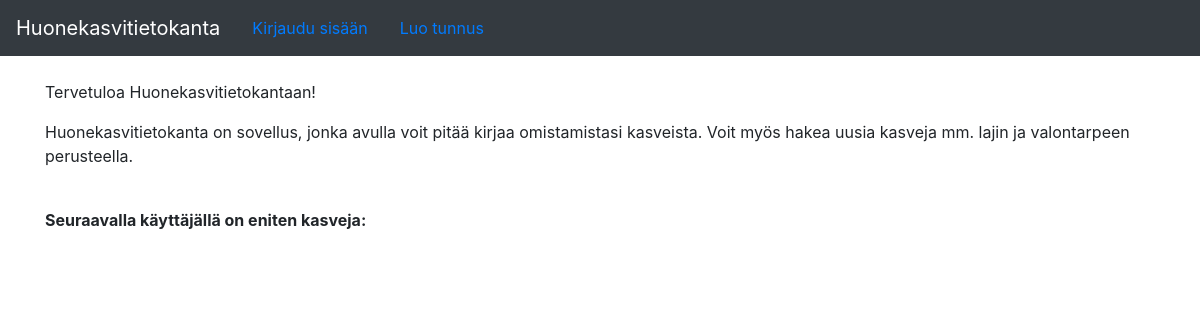
Before: / with the older database file.
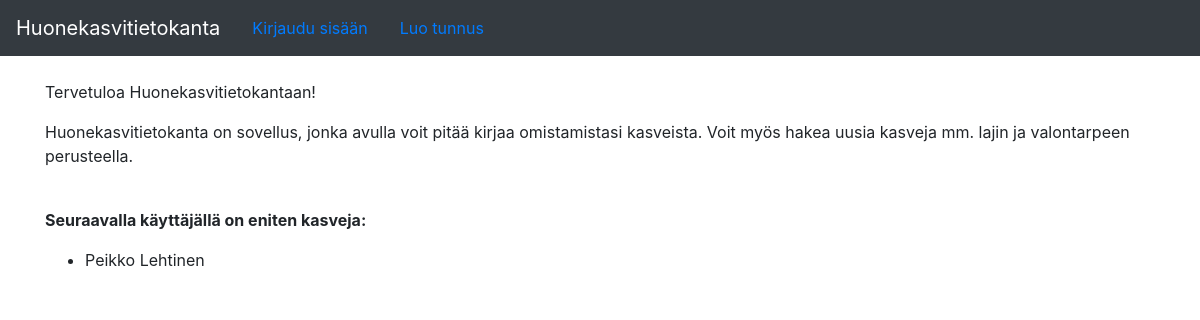
After: the same page with the newer database file.
### application/auth/models.py (models this page shows, shortened)
class User(db.Model):
    __tablename__ = "account"
    id = db.Column(db.Integer, primary_key=True)
    date_created = db.Column(db.DateTime, default=db.func.current_timestamp())
    date_modified = db.Column(db.DateTime, default=db.func.current_timestamp(),
                              onupdate=db.func.current_timestamp())
    name = db.Column(db.String(144), nullable=False)
    username = db.Column(db.String(144), nullable=False)
    password = db.Column(db.String(144), nullable=False)
    plants = db.relationship("Plant", backref='account', lazy=True)
    @staticmethod
    def find_users_with_max_plants():
        stmt = text("SELECT Account.id, Account.name FROM Account"
                    " LEFT JOIN Plant ON Plant.account_id = Account.id"
                    " GROUP BY Account.id"
                    " HAVING MAX(Plant.id)")
        res = db.engine.execute(stmt)
        response = []
        for row in res:
            response.append({"name":row[1]})
        return response

### application/views.py (the view)
@app.route('/')
def index():
    return render_template("index.html", max_plants=User.find_users_with_max_plants())

### application/templates/index.html
{% extends "layout.html" %}
{% block body %}
  <p>
  Tervetuloa Huonekasvitietokantaan!</p>
<p>
  Huonekasvitietokanta on sovellus, jonka avulla voit pitää kirjaa omistamistasi kasveista. Voit myös hakea uusia kasveja mm. lajin ja valontarpeen perusteella.
  </p>
  {% if max_plants is defined %}
<p>
  <br>
  <strong>Seuraavalla käyttäjällä on eniten kasveja:</strong>
</p>
<ul>
  {% for user in max_plants %}
  <li>
    {{user.id}} {{user.name}}
  </li>
  {% endfor %}
</ul>
{% endif %}
{% endblock %}

### application/templates/layout.html (shortened to what this page needs)
<!DOCTYPE html>
<html>
  <head>
    <link rel="stylesheet" href="https://maxcdn.bootstrapcdn.com/bootstrap/4.0.0/css/bootstrap.min.css">
  </head>
  <body>
      <nav class="navbar navbar-expand-md navbar-dark bg-dark mb-4">
          <a class="navbar-brand" href="#">Huonekasvitietokanta</a>
                  <div class="form-inline mt-2 mt-md-0">
              {% if current_user.is_authenticated %}
              <a href="{{ url_for('auth_logout') }}">Hei, {{ current_user.name }} -- Kirjaudu ulos</a>
              {% else %}
              </li><a class= "nav-link" href="{{ url_for('auth_login') }}">Kirjaudu sisään</a>
              <a class="nav-link" href="{{ url_for('auth_new') }}">Luo tunnus</a>
              {% endif %}
                  </div>
              </nav>
<main role="main" class="container">
    {% block body %}{% endblock %}
  </body>
</html>

Changed rows visible on the page:
added User: name "Peikko Lehtinen"
